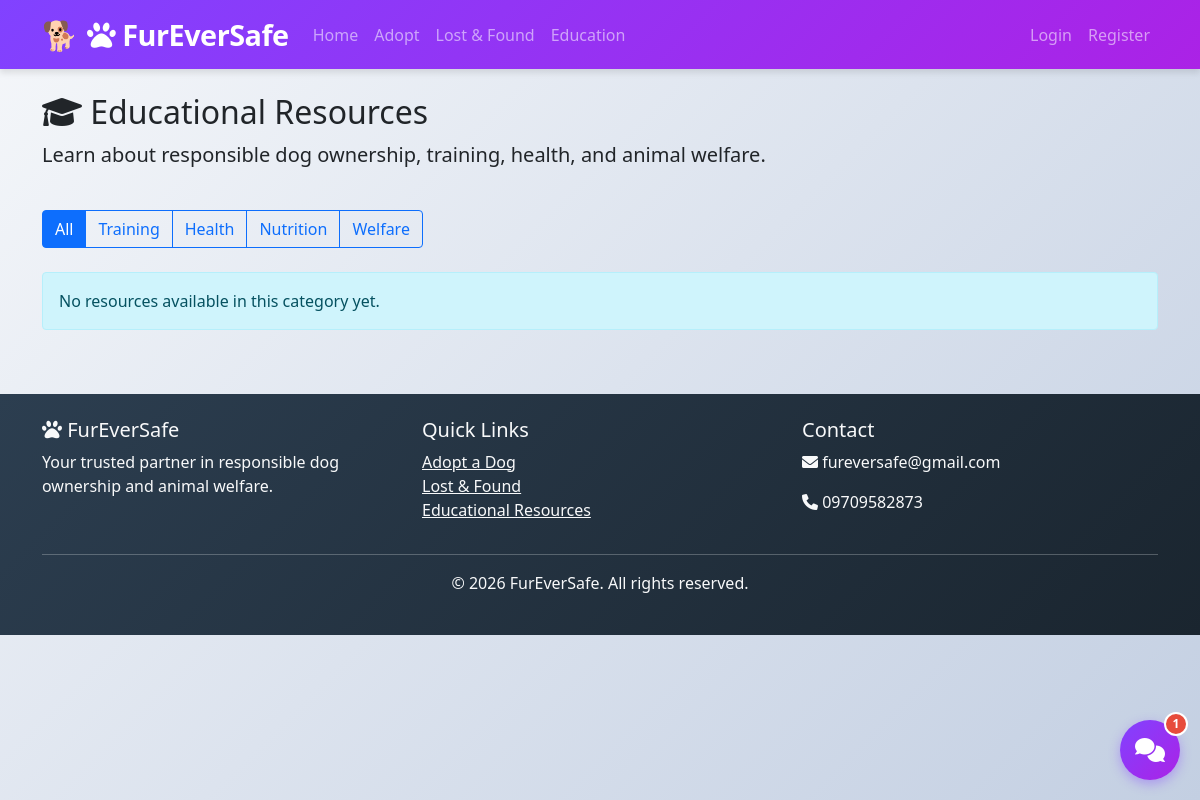
The page /education on the database as committed earlier.
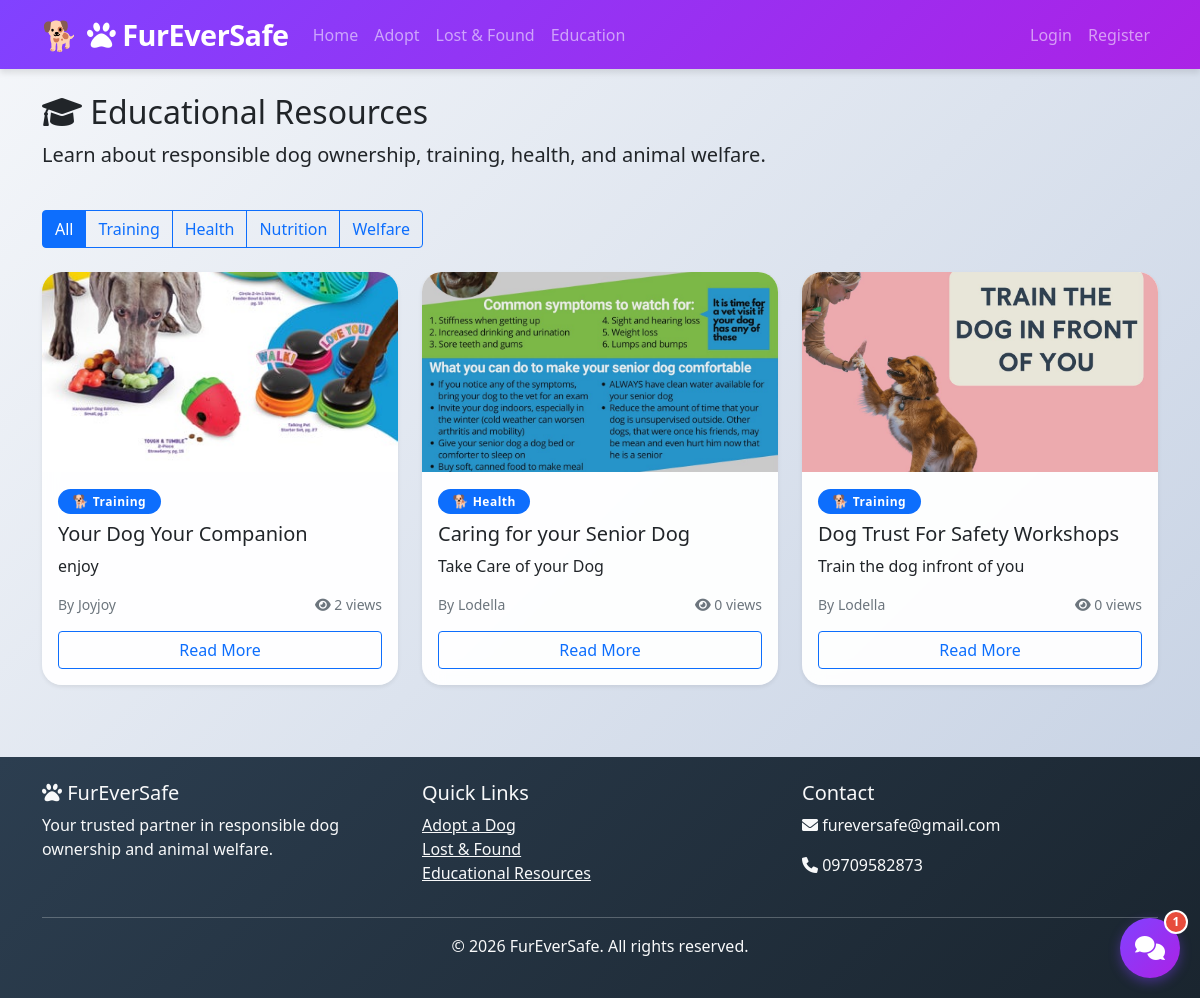
The same page on the database as committed later.
### models.py (models this page shows)
class EducationalResource(db.Model):
    id = db.Column(db.Integer, primary_key=True)
    title = db.Column(db.String(200), nullable=False)
    category = db.Column(db.String(100))
    content = db.Column(db.Text, nullable=False)
    author = db.Column(db.String(100))
    thumbnail = db.Column(db.String(200))  # This can now store both images and videos
    views = db.Column(db.Integer, default=0)
    created_at = db.Column(db.DateTime, default=datetime.utcnow)

### app.py (the view)
@app.route('/education')
def education_resources():
    category = request.args.get('category', 'all')
    page = request.args.get('page', 1, type=int)
    query = EducationalResource.query
    if category != 'all':
        query = query.filter_by(category=category)
    resources = query.order_by(EducationalResource.created_at.desc()).paginate(page=page, per_page=9)
    return render_template('education/resources.html', resources=resources, category=category)

### templates/education/resources.html (shortened to what this page needs)
{% extends "base.html" %}
{% block content %}
<div class="container mt-4">
    <div class="row mb-4">
        <div class="col">
            <h2><i class="fas fa-graduation-cap"></i> Educational Resources</h2>
            <p class="lead">Learn about responsible dog ownership, training, health, and animal welfare.</p>
        </div>
    </div>
    <div class="row mb-4">
        <div class="col">
            <div class="btn-group">
                <a href="{{ url_for('education_resources', category='all') }}" class="btn btn-outline-primary {% if category == 'all' %}active{% endif %}">All</a>
                <a href="{{ url_for('education_resources', category='training') }}" class="btn btn-outline-primary {% if category == 'training' %}active{% endif %}">Training</a>
                <a href="{{ url_for('education_resources', category='health') }}" class="btn btn-outline-primary {% if category == 'health' %}active{% endif %}">Health</a>
                <a href="{{ url_for('education_resources', category='nutrition') }}" class="btn btn-outline-primary {% if category == 'nutrition' %}active{% endif %}">Nutrition</a>
                <a href="{{ url_for('education_resources', category='welfare') }}" class="btn btn-outline-primary {% if category == 'welfare' %}active{% endif %}">Welfare</a>
            </div>
        </div>
    </div>
    <div class="row">
        {% for resource in resources.items %}
        <div class="col-md-4 mb-4">
            <div class="card h-100 shadow-sm">
                {% if resource.thumbnail %}
                <img src="{{ url_for('static', filename='uploads/' + resource.thumbnail) }}" class="card-img-top" alt="{{ resource.title }}" style="height: 200px; object-fit: cover;">
                {% else %}
                <img src="https://via.placeholder.com/300x200?text={{ resource.category|capitalize }}" class="card-img-top" alt="Resource">
                {% endif %}
                <div class="card-body">
                    <div class="mb-2">
                        <span class="badge bg-primary">{{ resource.category|capitalize }}</span>
                    </div>
                    <h5 class="card-title">{{ resource.title }}</h5>
                    <div class="card-text">
                        {{ resource.content|striptags|truncate(120) }}
                    </div>
                    <div class="d-flex justify-content-between align-items-center mt-3">
                        <small class="text-muted">By {{ resource.author or 'FurEverSafe' }}</small>
                        <small class="text-muted"><i class="fas fa-eye"></i> {{ resource.views }} views</small>
                    </div>
                    <a href="{{ url_for('view_article', resource_id=resource.id) }}" class="btn btn-outline-primary mt-3 w-100">Read More</a>
                </div>
            </div>
        </div>
        {% else %}
        <div class="col">
            <div class="alert alert-info">
                No resources available in this category yet.
            </div>
        </div>
        {% endfor %}
    </div>
</div>
{% endblock %}

Rows that differ between the two databases and show on the page:
added EducationalResource: thumbnail (picture), category "Training", title "Your Dog Your Companion", content "enjoy", author "Joyjoy", views "2"
added EducationalResource: thumbnail (picture), category "Health", title "Caring for your Senior Dog", content "Take Care of your Dog", author "Lodella", views "0"
added EducationalResource: thumbnail (picture), category "Training", title "Dog Trust For Safety Workshops", content "Train the dog infront of you", author "Lodella", views "0"
Other text that changed with them:
text no longer shown: "No resources available in this category yet."
